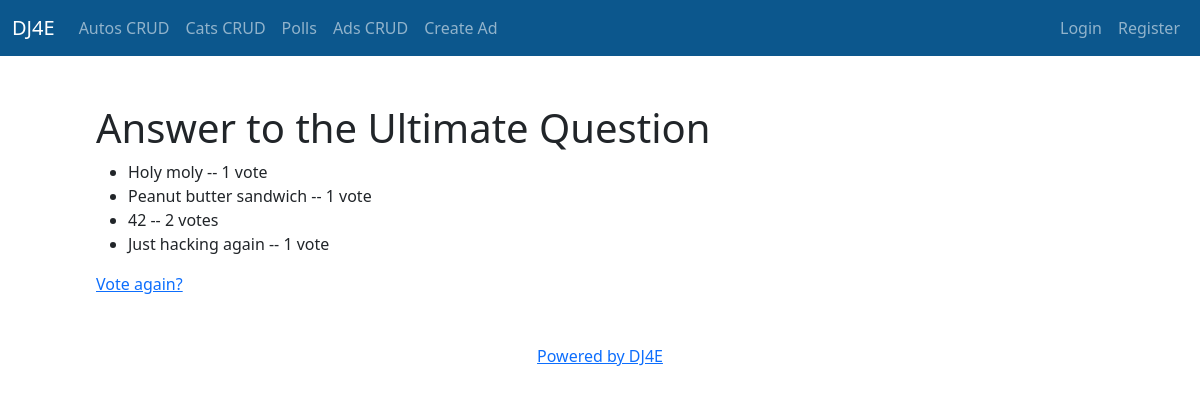
The app's page /polls/2/results/ with its own data.
### polls/models.py (models this page shows, shortened)
class Question(models.Model):
    question_text = models.CharField(max_length=200)
    pub_date = models.DateTimeField('date published')

class Choice(models.Model):
    question = models.ForeignKey(Question, on_delete=models.CASCADE)
    choice_text = models.CharField(max_length=200)
    votes = models.IntegerField(default=0)

### polls/views.py (the view)
# urls.py: path('<int:pk>/results/', views.ResultsView.as_view(), name='results'),
class ResultsView(generic.DetailView):
    model = Question
    template_name = 'polls/results.html'

### home/context_processors.py (called while the page is built)
def settings(request):
    return {
        'settings': django_settings,
    }

### polls/templates/polls/results.html
{% extends "base_bootstrap.html" %}
{% block content %}
<h1>{{ question.question_text }}</h1>
<ul>
{% for choice in question.choice_set.all %}
    <li>{{ choice.choice_text }} -- {{ choice.votes }} vote{{ choice.votes|pluralize }}</li>
{% endfor %}
</ul>
<a href="{% url 'polls:detail' question.id %}">Vote again?</a>
{% endblock %}

### records on screen
Question: question_text "Answer to the Ultimate Question"
Choice: choice_text "Holy moly", votes "1"
Choice: choice_text "Peanut butter sandwich", votes "1"
Choice: choice_text "42", votes "2"
Choice: choice_text "Just hacking again", votes "1"
